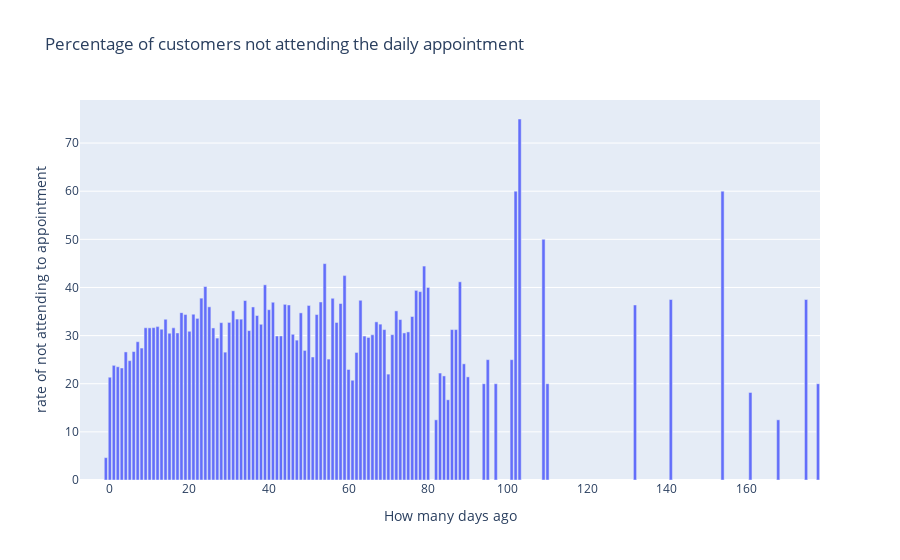

Notebook source saved alongside this figure:
### Markdown cell above
> Same Day Appointments are more likely to attend

### Code cell
plt.figure(figsize=(20, 20))
dayrate=noshowy.value_counts()/(noshown.value_counts()+noshowy.value_counts())*100
import plotly.express as px

fig = px.bar(data_frame=dayrate, 
             x=dayrate.index, 
             y=dayrate.values,title="Percentage of customers not attending the daily appointment",
                 labels={"index": "How many days ago",  
                         "y": "rate of not attending to appointment"})

fig.show()

### Figure 1 — Plotly figure (JSON) as saved in the notebook; plotly's stock layout.template omitted (floating-point values rounded to 4 significant figures; data arrays with more than 128 entries replaced by an {"elided": "..."} marker saying what was removed)
{"data": [{"alignmentgroup": "True", "hovertemplate": "How many days ago=%{x}<br>rate of not attending to appointment=%{y}<extra></extra>", "legendgroup": "", "marker": {"color": "#636efa"}, "name": "", "offsetgroup": "", "orientation": "v", "showlegend": false, "textposition": "auto", "type": "bar", "x": {"elided": "131 int values"}, "xaxis": "x", "y": {"elided": "131 float values"}, "yaxis": "y"}], "layout": {"barmode": "relative", "legend": {"tracegroupgap": 0}, "title": {"text": "Percentage of customers not attending the daily appointment"}, "xaxis": {"anchor": "y", "domain": [0, 1], "title": {"text": "How many days ago"}}, "yaxis": {"anchor": "x", "domain": [0, 1], "title": {"text": "rate of not attending to appointment"}}}}
